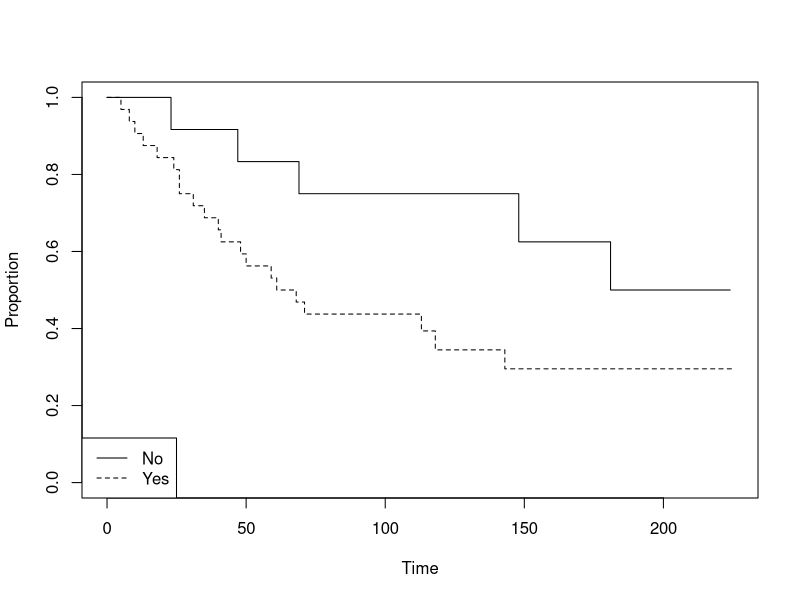

Reproduce this figure in R. (Note: this script raises an error after producing the figure.)
## ---- chunk 1
knitr::opts_chunk$set(echo = TRUE)
## ---- chunk 2
brcancer <- structure(list(
  time = c(23, 47, 69, 70, 100, 101, 148, 181, 198, 208, 212, 224, 5, 8, 10, 13, 18, 
           24, 26, 26, 31, 35, 40, 41, 48, 50, 59, 61, 68, 71, 76, 105, 107, 109, 
           113, 116, 118, 143, 145, 162, 188, 212, 217, 225), 
  event = c(1, 1, 1, 0, 0, 0, 1, 1, 0, 0, 0, 0, 1, 1, 1, 1, 1, 1, 1, 1, 1, 1, 1, 
            1, 1, 1, 1, 1, 1, 1, 0, 0, 0, 0, 1, 0, 1, 1, 0, 0, 0, 0, 0, 0), 
  metastized = structure(c(1L, 1L, 1L, 1L, 1L, 1L, 1L, 1L, 1L, 1L, 1L, 1L, 2L, 
                           2L, 2L, 2L, 2L, 2L, 2L, 2L, 2L, 2L, 2L, 2L, 2L, 2L, 
                           2L, 2L, 2L, 2L, 2L, 2L, 2L, 2L, 2L, 2L, 2L, 2L, 2L, 
                           2L, 2L, 2L, 2L, 2L), 
               .Label = c("No", "Yes"), class = "factor")),
  .Names = c("time", "event", "metastized"),
row.names = c(NA, -44L), class = "data.frame")

str(brcancer)

head(brcancer)

attach(brcancer)
library(survival)

#plot of survival function
plot(survfit(Surv(time, event) ~ metastized), xlab = "Time", ylab = "Proportion", lty = 1:2)
legend("bottomleft", c("No","Yes"), lty=1:2) 

#logrank test
survdiff(Surv(time,event) ~ metastized)

detach(brcancer)

## ---- chunk 3
glioma <- structure(list(
  no. = c(1L, 2L, 3L, 4L, 5L, 6L, 7L, 8L, 9L, 10L, 11L, 12L, 13L, 14L, 15L, 16L,
          17L, 18L, 19L, 1L, 2L, 3L, 4L, 5L, 6L, 7L, 8L, 9L, 10L, 11L, 12L, 13L, 
          14L, 15L, 16L, 17L, 18L),
  age = c(41L, 45L, 48L, 54L, 40L, 31L, 53L, 49L, 36L, 52L, 57L, 55L, 70L, 39L, 
          40L, 47L, 58L, 40L, 36L, 27L, 32L, 53L, 46L, 33L, 19L, 32L, 70L, 72L, 
          46L, 44L, 83L, 57L, 71L, 61L, 65L, 50L, 42L), 
  sex = structure(c(1L, 1L, 2L, 2L, 1L, 2L, 2L, 2L, 2L, 2L, 2L, 1L, 2L, 1L, 1L, 
                    1L, 2L, 1L, 2L, 2L, 2L, 1L, 2L, 1L, 1L, 1L, 2L, 2L, 2L, 2L, 
                    1L, 1L, 1L, 2L, 2L, 2L, 1L), 
        .Label = c("Female", "Male"), class = "factor"),
  histology = structure(c(2L, 2L, 2L, 2L, 2L, 2L, 2L, 2L, 2L, 2L, 2L, 1L, 1L, 
                          1L, 1L, 1L, 1L, 1L, 1L, 2L, 2L, 2L, 2L, 2L, 2L, 1L, 
                          1L, 1L, 1L, 1L, 1L, 1L, 1L, 1L, 1L, 1L, 1L), 
              .Label = c("GBM", "Grade3"), class = "factor"), 
  group = structure(c(2L, 2L, 2L, 2L, 2L, 2L, 2L, 2L, 2L, 2L, 2L, 2L, 2L, 2L, 
                      2L, 2L, 2L, 2L, 2L, 1L, 1L, 1L, 1L, 1L, 1L, 1L, 1L, 1L, 
                      1L, 1L, 1L, 1L, 1L, 1L, 1L, 1L, 1L), 
          .Label = c("Control", "RIT"), class = "factor"),
  event = c(TRUE, FALSE, FALSE, FALSE, FALSE, TRUE, FALSE, FALSE, FALSE, FALSE, 
            FALSE, FALSE, TRUE, TRUE, FALSE, FALSE, TRUE, TRUE, TRUE, TRUE, TRUE, 
            TRUE, TRUE, FALSE, FALSE, TRUE, TRUE, TRUE, TRUE, TRUE, TRUE, TRUE, 
            TRUE, TRUE, TRUE, TRUE, TRUE), 
  time = c(53L, 28L, 69L, 58L, 54L, 25L, 51L, 61L, 57L, 57L, 50L, 43L, 20L, 14L, 
           36L, 59L, 31L, 14L, 36L, 34L, 32L, 9L, 19L, 50L, 48L, 8L, 8L, 11L, 12L, 
           15L, 5L, 8L, 8L, 6L, 14L, 13L, 25L)), 
  
  .Names = c("no.", "age", "sex", "histology", "group", "event", "time"),
  row.names = c("1", "2", "3", "4", "5", "6", "7", "8", "9", "10", "11", "12", 
                "13", "14", "15", "16", "17", "18", "19", "20", "21", "22", "23", 
                "24", "25", "26", "27", "28", "29", "30", "31", "32", "33", "34", 
                "35", "36", "37"), class = "data.frame")

str(glioma)
attach(glioma)

library(survival)
glioma_cox <- coxph(Surv(time, event) ~ age + sex + histology + group)
summary(glioma_cox)
detach(glioma)

## ---- chunk 4
teeth <- read.table("data/teeth.txt", sep = '\t', header = TRUE)
head(teeth)
#tail(teeth)

# Set maximum longevity to 13 years and censor all at the end of the last year:
teeth$Survyear[teeth$Survyear > 13] <- 13
teeth$Reint[teeth$Survyear == 13] <- 0
## ---- chunk 5
library(survival)
#install.packages("plotrix")
library(plotrix)

plot(survfit(Surv(Survyear, Reint) ~ strata(Type2), data = teeth), conf.int = "both",
     col = c("red", "blue"), lwd = 1.7, axes = FALSE, yscale = 100,
     main = "", ylab = "", xlab = "", cex.axis = 1.2)
title(xlab = "Length of follow-up in years", line = 1.7, cex.lab = 1.2)
title(ylab = "Survivals %", line = 2.5, cex.lab = 1.2)
#
ablineclip(v=2, y1=0, y2=1.0, col="darkgrey", lty=3, lwd=1.4)
ablineclip(v=4, y1=0, y2=1.0, col="darkgrey", lty=3, lwd=1.4)
ablineclip(v=6, y1=0, y2=1.0, col="darkgrey", lty=3, lwd=1.4)
ablineclip(v=8, y1=0, y2=1.0, col="darkgrey", lty=3, lwd=1.4)
ablineclip(v=10, y1=0, y2=1.0, col="darkgrey", lty=3, lwd=1.4)
ablineclip(v=12, y1=0, y2=1.0, col="darkgrey", lty=3, lwd=1.4)
ablineclip(h=0.2, x1=0, x2=13, col="darkgrey", lty=3, lwd=1.4)
ablineclip(h=0.4, x1=0, x2=13, col="darkgrey", lty=3, lwd=1.4)
ablineclip(h=0.6, x1=0, x2=13, col="darkgrey", lty=3, lwd=1.4)
ablineclip(h=0.8, x1=0, x2=13, col="darkgrey", lty=3, lwd=1.4)
ablineclip(h=1.0, x1=0, x2=13, col="black",lty=1,lwd=1.0)
ablineclip(v=13, y1=0,y2=1,col="black",lty=1,lwd=1.0)
axis(1, at=c(0,1,3,5,7,9,11,13), labels=c(0,1,3,5,7,9,11,13), pos=0, las=1)
axis(2, at=c(0.0,0.2,0.4,0.6,0.8,1.0), labels=c(0,20,40,60,80,100), pos=0, las=2)
legend(x=0.15, y=0.15, c("Premolar","Molar"), col=c("red","blue"), lty=c(1,1), bty="n")
#
ablineclip(h=0.5, x1=0, x2=13, col="black", lty=5)
ablineclip(v=12.0, y1=0, y2=0.5, col="red", lty=5, lwd=1.7)
ablineclip(v=8.7, y1=0, y2=0.5, col="blue", lty=5, lwd=1.7)

# example of a log-rank test:
kmtest.teeth <- survdiff(Surv(Survyear, Reint) ~ Type2, data = teeth)
kmtest.teeth
